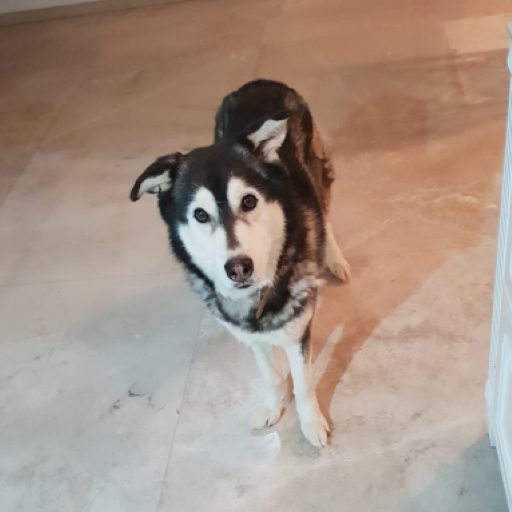
#> input picture Resources/Sky.png, 512 x 512 px
$ python chap6_joining_images.py
#> lines starting #> are read from the running program, lines starting #| are printed output that depends on the picture
import cv2
import numpy as np

# the purpose is to put all the images in one window

# issues with the numpy horizontal/vertical stack methods:
# 1) we cannot resize the images so in some cases the images might go out of the frame of our screen
# 2) if the images do not match in the number of channels (for example: they're not both RGB) it won't work.

# ************************ function that deals with the issues ************************


def stack_images(scale, img_array):
    rows = len(img_array)
    cols = len(img_array[0])
    rows_available = isinstance(img_array[0], list)
    width = img_array[0][0].shape[1]
    height = img_array[0][0].shape[0]
    if rows_available:
        for x in range(0, rows):
            for y in range(0, cols):
                if img_array[x][y].shape[:2] == img_array[0][0].shape[:2]:
                    img_array[x][y] = cv2.resize(img_array[x][y], (0, 0), None, scale, scale)
                else:
                    img_array[x][y] = cv2.resize(img_array[x][y],
                                                 (img_array[0][0].shape[1], img_array[0][0].shape[0]),
                                                 None, scale, scale)
                if len(img_array[x][y].shape) == 2:
                    img_array[x][y] = cv2.cvtColor(img_array[x][y], cv2.COLOR_GRAY2BGR)

        image_blank = np.zeros((height, width, 3), np.uint8)
        hor = [image_blank] * rows
        hor_con = [image_blank] * rows
        for x in range(0, rows):
            hor[x] = np.hstack(img_array[x])
        ver = np.vstack(hor)
    else:
        for x in range(0, rows):
            if img_array[x].shape[:2] == img_array[0].shape[:2]:
                img_array[x] = cv2.resize(img_array[x], (0, 0), None, scale, scale)
            else:
                img_array[x] = cv2.resize(img_array[x], (img_array[0].shape[1], img_array[0].shape[0]),
                                          None, scale, scale)
            if len(img_array[x].shape) == 2:
                img_array[x] = cv2.cvtColor(img_array[x], cv2.COLOR_GRAY2BGR)
        hor = np.hstack(img_array)
        ver = hor
    return ver

# ***********************************************


# we're going to stack the image with itself:
img = cv2.imread("Resources/Sky.png")
#> img is the input picture: shape (512, 512, 3); mean B, G, R 133.2, 146.2, 164.8
imgGray = cv2.cvtColor(img, cv2.COLOR_BGR2GRAY)
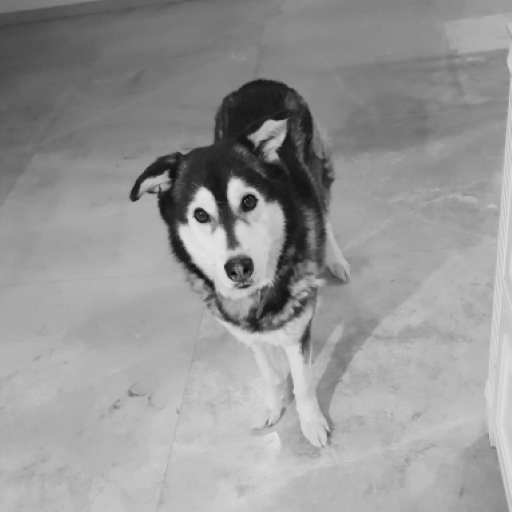
#> imgGray: shape (512, 512); min 9, max 230, mean 150.3

# the arguments we pass to the function are -
# 1) the scale (we can scale them all up or down)
# 2) define the matrices of the images:
# horizontal stack: the images in the first row [], vertical stack: the number of added rows
# we have to match the number of images in each added row

imgStack = stack_images(0.5, ([img, imgGray, img], [img, img, img]))
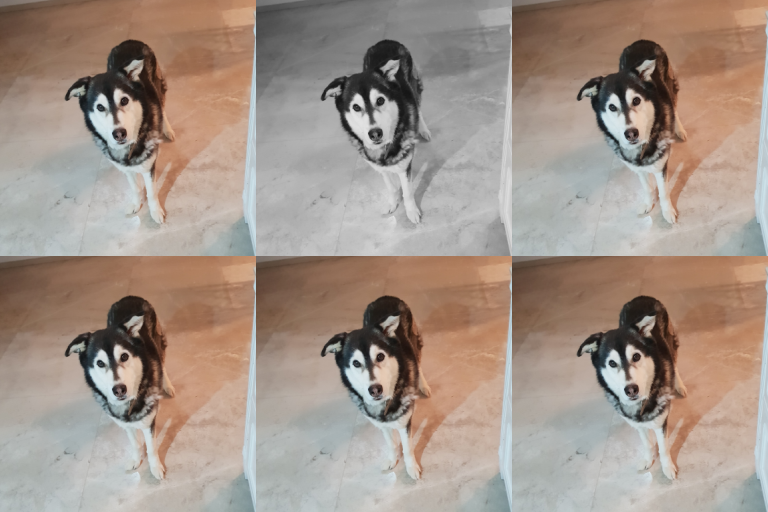
#> imgStack: shape (512, 768, 3); mean B, G, R 136.2, 147, 162.5

# numpy horizontal stack function, as parameters we enter the images we want to stack
imgHor = np.hstack((img, img))
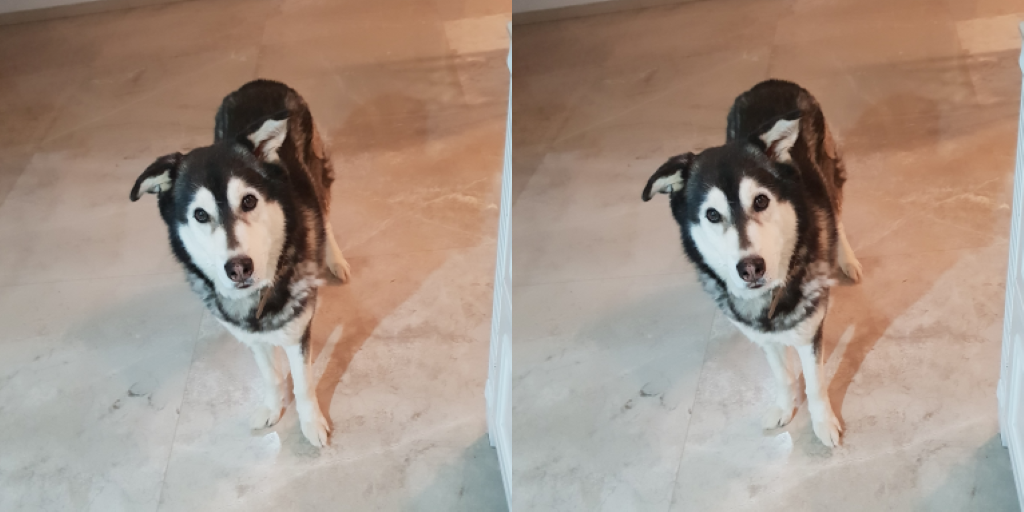
#> imgHor: shape (512, 1024, 3); mean B, G, R 133.2, 146.2, 164.8

# numpy vertical stack function
imgVer = np.vstack((img, img))
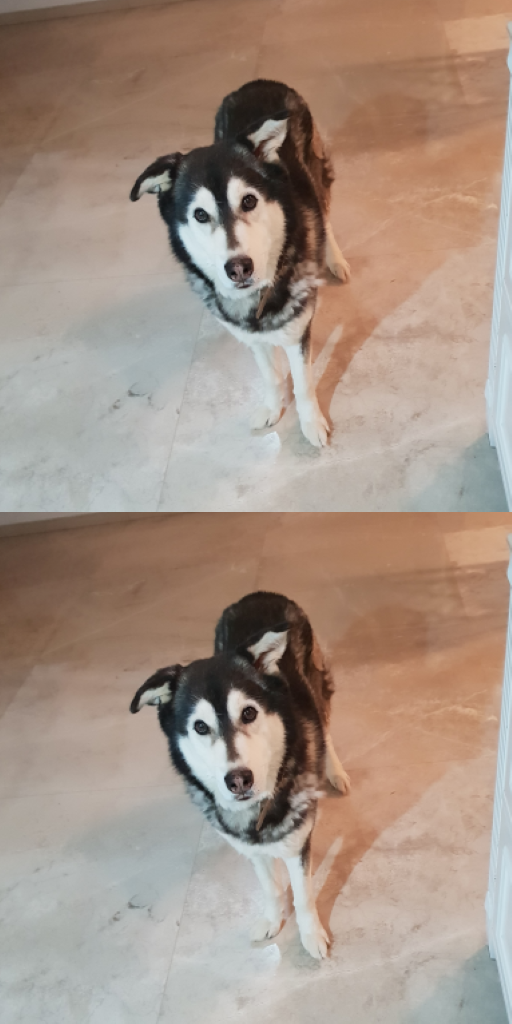
#> imgVer: shape (1024, 512, 3); mean B, G, R 133.2, 146.2, 164.8

cv2.imshow("2 images stacked horizontally", imgHor)
cv2.imshow("2 images stacked vertically", imgVer)
cv2.imshow("3 images stacked - scaled down, using the stack_images function", imgStack)

cv2.waitKey(0)
cv2.destroyAllWindows()

$ run again, with Resources/Engineer.png copied over Resources/Sky.png
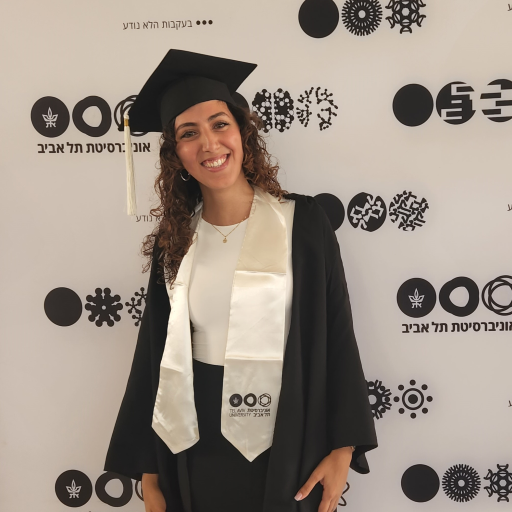
#> input picture Resources/Engineer.png, 512 x 512 px
#> img is the input picture: shape (512, 512, 3); mean B, G, R 134.2, 145, 157.1
#> `imgHor = np.hstack((img, img))`:
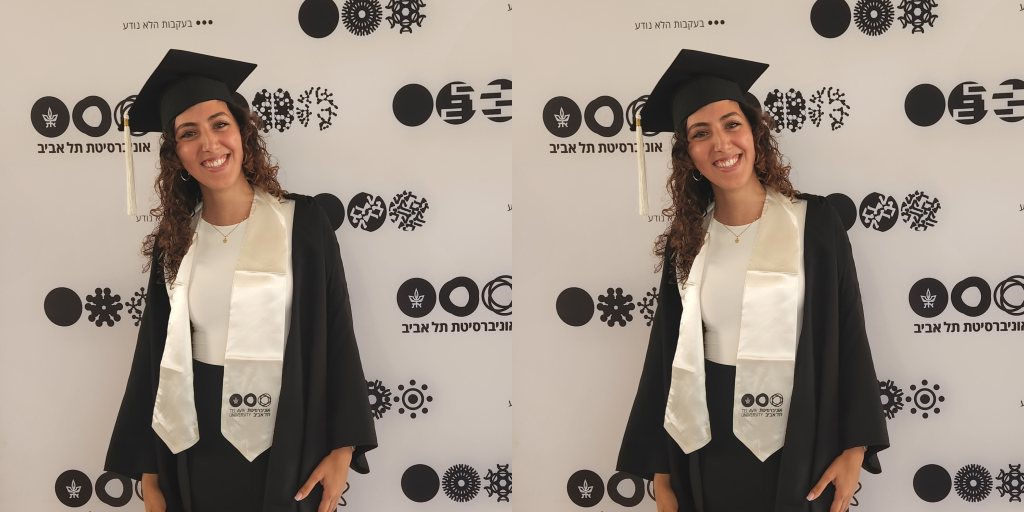
#> imgHor: shape (512, 1024, 3); mean B, G, R 134.2, 145, 157.1
#> `imgVer = np.vstack((img, img))`:
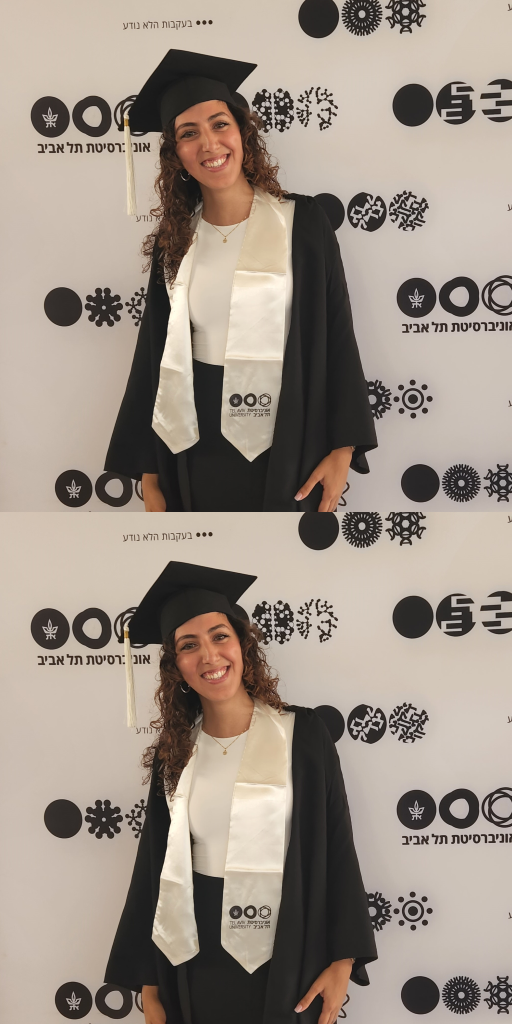
#> imgVer: shape (1024, 512, 3); mean B, G, R 134.2, 145, 157.1

$ run again, with Resources/Peru_lake.png copied over Resources/Sky.png
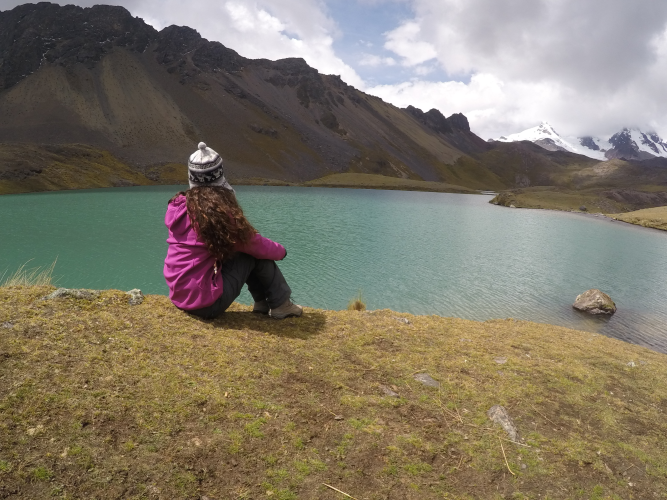
#> input picture Resources/Peru_lake.png, 667 x 500 px
#> img is the input picture: shape (500, 667, 3); mean B, G, R 104.2, 120.3, 128
#> `imgHor = np.hstack((img, img))`:
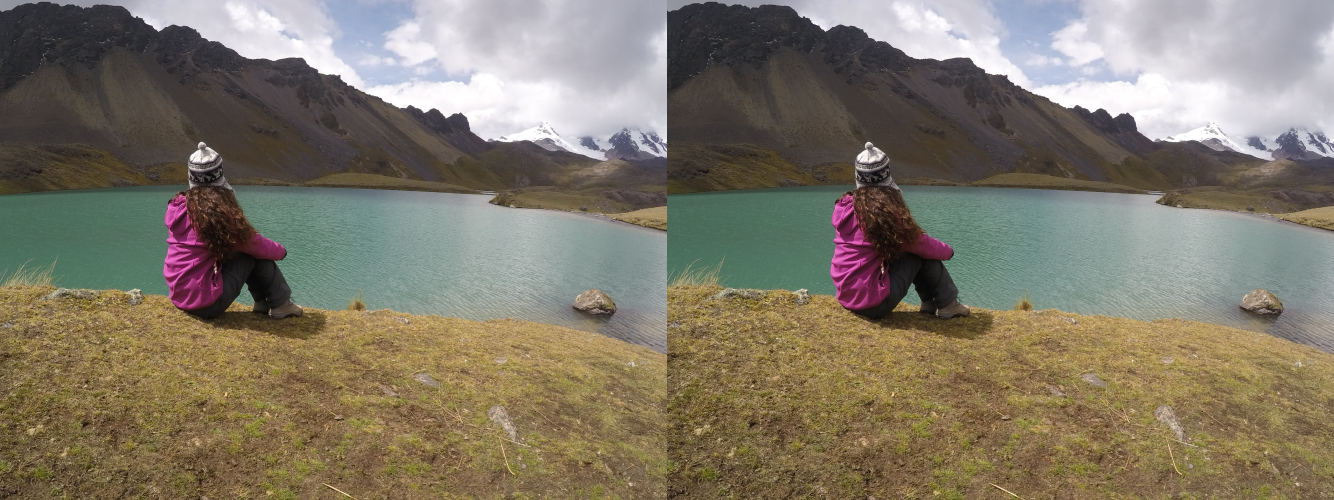
#> imgHor: shape (500, 1334, 3); mean B, G, R 104.2, 120.3, 128
#> `imgVer = np.vstack((img, img))`:
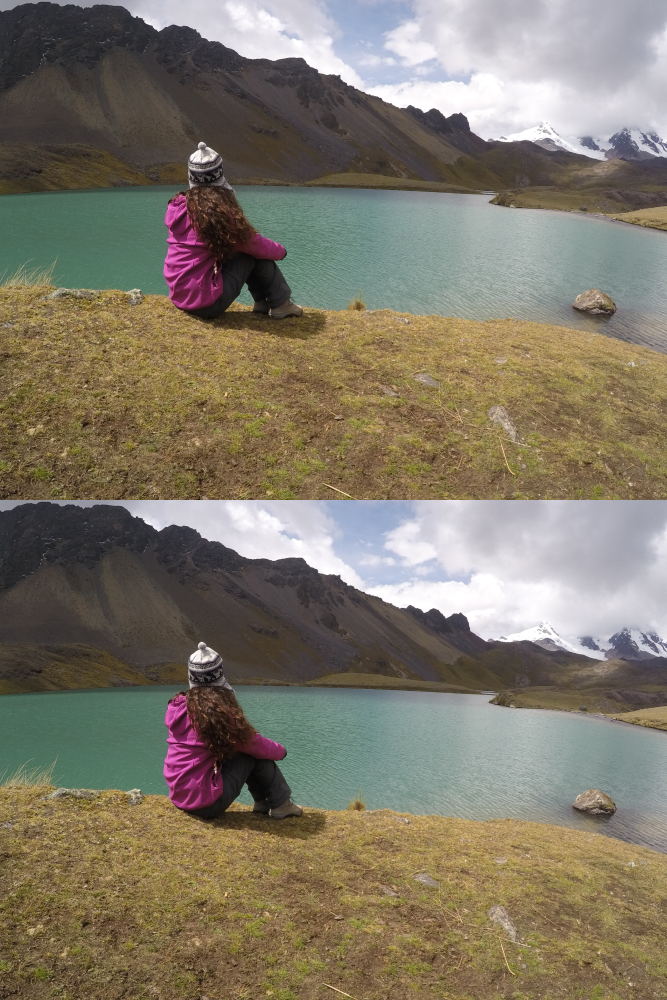
#> imgVer: shape (1000, 667, 3); mean B, G, R 104.2, 120.3, 128
